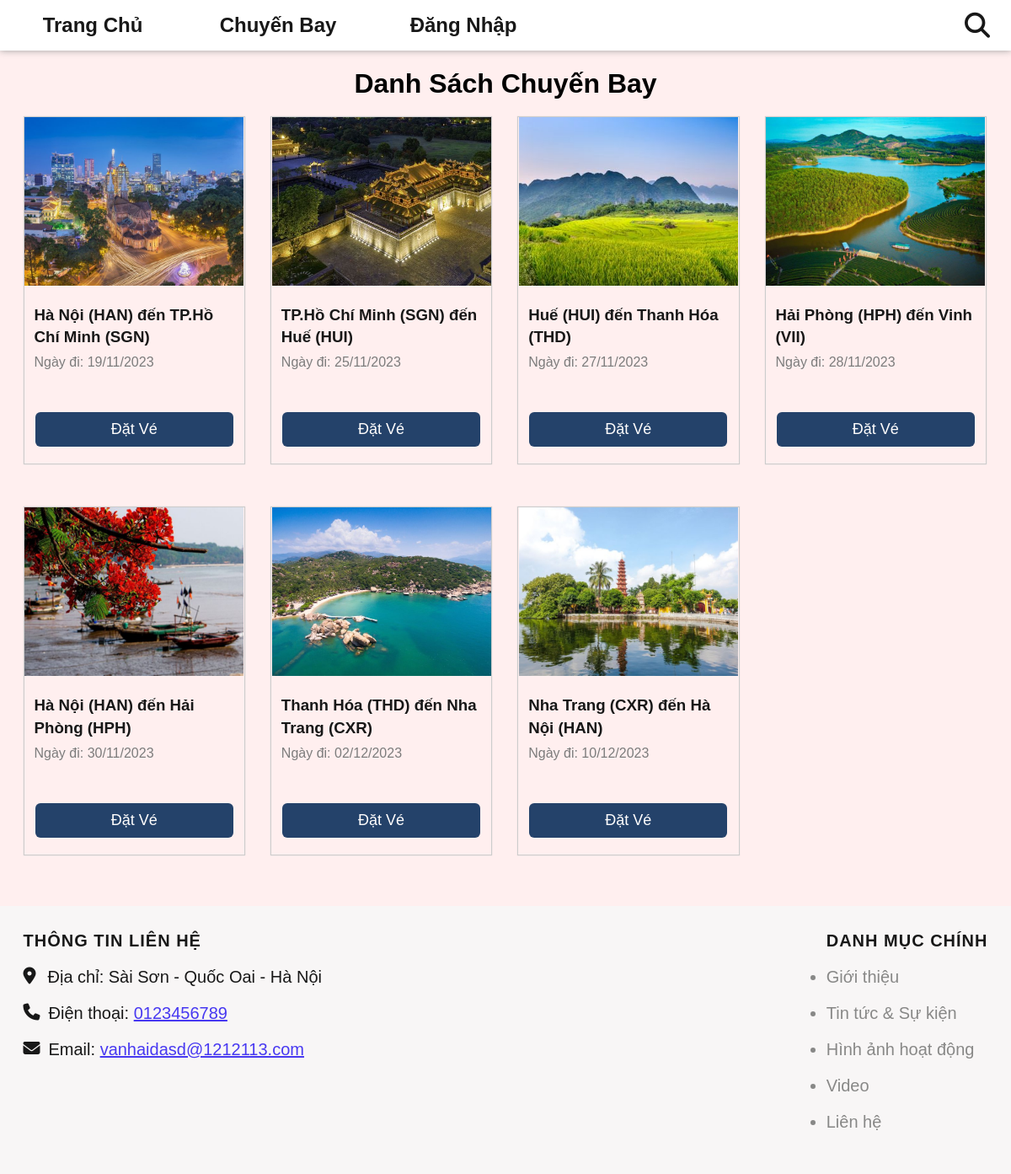
The page /index.php?act=dscb on the database its author committed.
### tables this page shows
CREATE TABLE `chuyen_bay` (
  `id` int(11) NOT NULL,
  `ten_may_bay` varchar(255) NOT NULL,
  `id_diemDi` int(11) NOT NULL,
  `id_diemDen` int(11) NOT NULL,
  `ngay_khoi_hanh` date NOT NULL,
  `thoi_gian_di` datetime NOT NULL,
  `thoi_gian_den` datetime NOT NULL,
  `trang_thai` varchar(255) NOT NULL
);

CREATE TABLE `dia_diem` (
  `id` int(11) NOT NULL,
  `ten` varchar(255) NOT NULL,
  `img` varchar(255) NOT NULL
);

### model/pdo.php (called while the page is built, shortened)
<?php
function pdo_get_connection(){
    $servername = "localhost";
    $username = "root";
    $password = "";
    try {
        $conn = new PDO("mysql:host=$servername;dbname=dat_ve_may_bay", $username, $password);
        $conn->setAttribute(PDO::ATTR_ERRMODE, PDO::ERRMODE_EXCEPTION);
        return $conn;
    } catch(PDOException $e) {
        echo "Connection failed: " . $e->getMessage();
    }
}
function pdo_query($sql){
    $sql_args=array_slice(func_get_args(),1);
    try{
        $conn=pdo_get_connection();
        $stmt=$conn->prepare($sql);
        $stmt->execute($sql_args);
        $rows=$stmt->fetchAll();
        return $rows;
    }
    catch(PDOException $e){
        throw $e;
    }
    finally{
        unset($conn);
    }
}
?>

### model/chuyenbay.php (called while the page is built, shortened)
<?php
    function loadall_chuyenbay($page) {
        if($page == "admin") $sql = "SELECT * FROM chuyen_bay WHERE 1";
        else {
            $sql = "SELECT cb.*,
            dd_di.ten AS diem_di,
            dd_den.ten AS diem_den,
            dd_den.img AS img_den
            FROM chuyen_bay cb
            JOIN dia_diem dd_di ON cb.id_diemDi = dd_di.id
            JOIN dia_diem dd_den ON cb.id_diemDen = dd_den.id
            ORDER BY cb.ngay_khoi_hanh
            ";
        }
        $list = pdo_query($sql);
        return $list;
    }
    function load_cb_home () {
        $sql = "SELECT cb.*,
        dd_di.ten AS diem_di,
        dd_den.ten AS diem_den,
        dd_den.img AS img_den
        FROM chuyen_bay cb
        JOIN dia_diem dd_di ON cb.id_diemDi = dd_di.id
        JOIN dia_diem dd_den ON cb.id_diemDen = dd_den.id
        ORDER BY cb.ngay_khoi_hanh
        LIMIT 8;
        ";
        $list = pdo_query($sql);
        return $list;
    }
?>

### view/datve/dschuyenbay.php (the view)
<div class="content">
    <div id="tickets" class="tickets">
        <h1><?= (isset($mess)) ? $mess : "Danh Sách Chuyến Bay";?></h1>
        <div class="tickets-content">
            <div class="tikets-buy">
                <div class="row-item">
                    <?php
                    $i = 1;
                    foreach ($listCb as $value) {
                        extract($value);
                    ?>
                        <div class="item">
                            <img src="upload/<?= $img_den ?>" alt="ảnh lỗi">
                            <div class="item-text">
                                <h3><?= $diem_di ?> đến <?= $diem_den ?></h3>
                                <p class="date">Ngày đi: <?= date('d/m/Y', strtotime($ngay_khoi_hanh)) ?></p>
                            </div>
                            <a href="<?= (isset($_SESSION['user']) ? "index.php?act=datve&id=$id" : "index.php?act=dangnhap") ?>" class="btn-buy">Đặt Vé</a>
                        </div>
                        <?php if ($i % 4 == 0) { ?>
                </div>
                <div class="row-item">
            <?php }
                        $i++;
                    }
            ?>
                </div>
            </div>
        </div>
    </div>
</div>

### css/styles.css (style rules this page uses)
* { padding: 0; margin: 0; box-sizing: border-box; }
:root { --blue: #104fa8; }
html { scroll-behavior: smooth; }
body { font-family: sans-serif; }
.tickets { min-height: 600px; text-align: center; padding: 1px 0 60px; background-color: #ffefef; }
.tickets>h1 { margin: 20px 0; }
.row-item { width: 1145px; margin: 0 auto; display: flex; gap: 30px; }
.row-item:first-child { margin-bottom: 50px; }
.item { width: 23%; border: 1px solid #ccc; box-shadow: 0 0 1px #ccc; }
.item img { width: 260px; height: 200px; object-fit: cover; }
h3 { margin: 8px 0; text-align: left; line-height: 1.4; color: rgb(24, 24, 24); }
.item-text { padding: 10px 12px; }
.date { text-align: left; color: #7c7c7c; }
.btn-buy { display: block; width: 90%; padding: 10px; margin: 40px auto 20px; background-color: #0d305c; color: white; font-size: 18px; border-radius: 6px; opacity: 0.9; border: none; text-decoration: none; }

### rows shown on the page
chuyen_bay: id_diemDen.img (picture), id_diemDi.ten "Hà Nội (HAN)", id_diemDen.ten "TP.Hồ Chí Minh (SGN)", ngay_khoi_hanh "19/11/2023"
chuyen_bay: id_diemDen.img (picture), id_diemDi.ten "TP.Hồ Chí Minh (SGN)", id_diemDen.ten "Huế (HUI)", ngay_khoi_hanh "25/11/2023"
chuyen_bay: id_diemDen.img (picture), id_diemDi.ten "Huế (HUI)", id_diemDen.ten "Thanh Hóa (THD)", ngay_khoi_hanh "27/11/2023"
chuyen_bay: id_diemDen.img (picture), id_diemDi.ten "Hải Phòng (HPH)", id_diemDen.ten "Vinh (VII)", ngay_khoi_hanh "28/11/2023"
chuyen_bay: id_diemDen.img (picture), id_diemDi.ten "Hà Nội (HAN)", id_diemDen.ten "Hải Phòng (HPH)", ngay_khoi_hanh "30/11/2023"
chuyen_bay: id_diemDen.img (picture), id_diemDi.ten "Thanh Hóa (THD)", id_diemDen.ten "Nha Trang (CXR)", ngay_khoi_hanh "02/12/2023"
chuyen_bay: id_diemDen.img (picture), id_diemDi.ten "Nha Trang (CXR)", id_diemDen.ten "Hà Nội (HAN)", ngay_khoi_hanh "10/12/2023"
